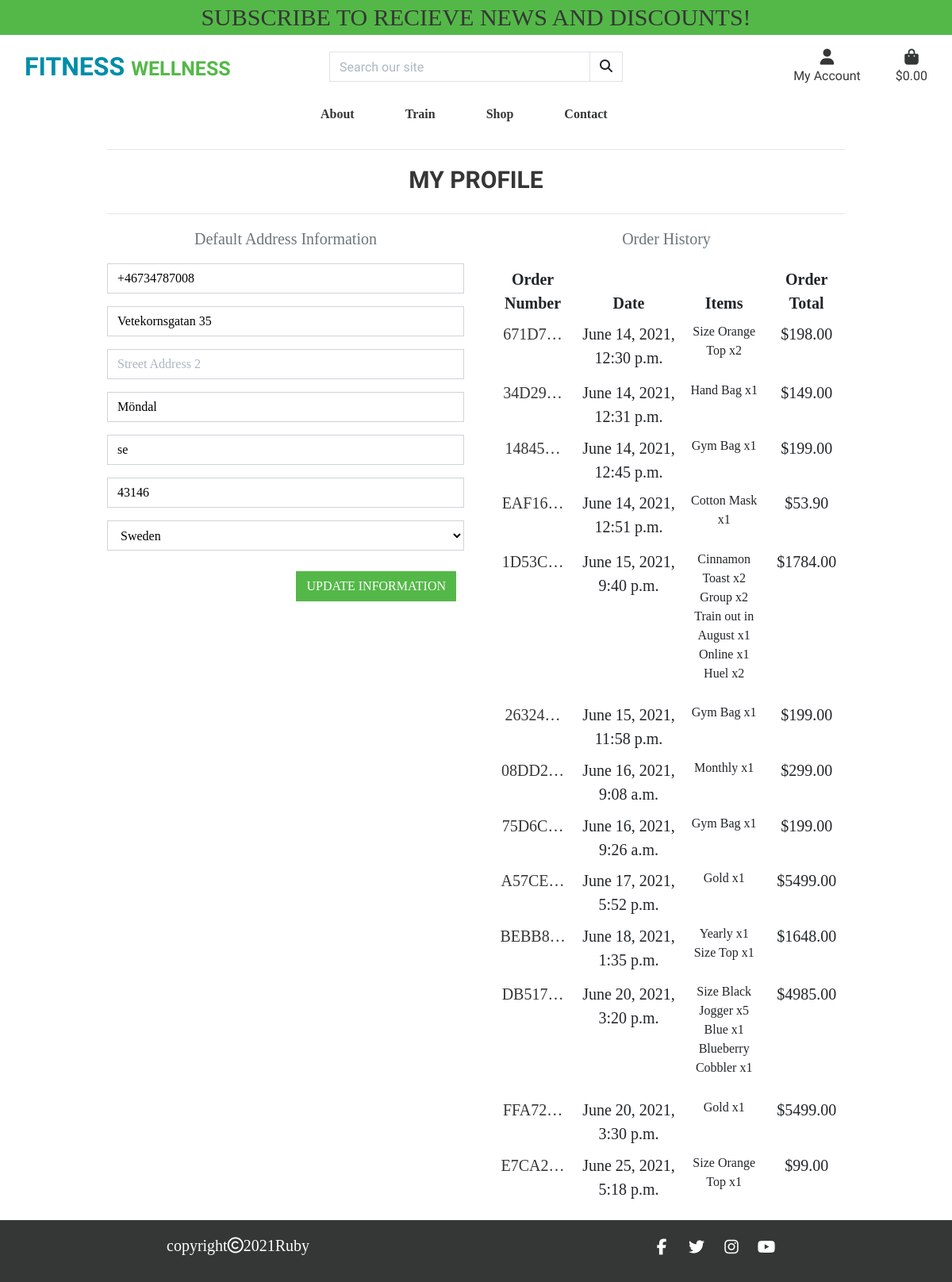
/profile/ (signed in), run on the app's committed database.
### profiles/models.py (models this page shows, shortened)
class UserProfile(models.Model):
    user = models.OneToOneField(User, on_delete=models.CASCADE)
    default_phone_number = models.CharField(
        max_length=20, null=True, blank=True)
    default_street_address1 = models.CharField(
        max_length=80, null=True, blank=True)
    default_street_address2 = models.CharField(
        max_length=80, null=True, blank=True)
    default_town_or_city = models.CharField(
        max_length=40, null=True, blank=True)
    default_county = models.CharField(
        max_length=80, null=True, blank=True)
    default_postcode = models.CharField(
        max_length=20, null=True, blank=True)
    default_country = CountryField(
        blank_label='Country', null=True, blank=True)

### checkout/models.py (models this page shows, shortened)
class Order(models.Model):
    order_number = models.CharField(max_length=32, null=False, editable=False)
    user_profile = models.ForeignKey(UserProfile, on_delete=models.SET_NULL,
                                     null=True, blank=True,
                                     related_name='orders')
    full_name = models.CharField(max_length=50, null=False, blank=False)
    email = models.EmailField(max_length=254, null=False, blank=False)
    phone_number = models.CharField(max_length=20, null=False, blank=False)
    country = CountryField(blank_label='Country *', null=False, blank=False)
    postcode = models.CharField(max_length=20, null=True, blank=True)
    town_or_city = models.CharField(max_length=40, null=False, blank=False)
    street_address1 = models.CharField(max_length=80, null=False, blank=False)
    street_address2 = models.CharField(max_length=80, null=True, blank=True)
    county = models.CharField(max_length=80, null=True, blank=True)
    date = models.DateTimeField(auto_now_add=True)
    delivery_cost = models.DecimalField(
        max_digits=6, decimal_places=2, null=False, default=0)
    order_total = models.DecimalField(
        max_digits=10, decimal_places=2, null=False, default=0)
    grand_total = models.DecimalField(
        max_digits=10, decimal_places=2, null=False, default=0)
    original_bag = models.TextField(null=False, blank=False, default='')
    stripe_pid = models.CharField(
        max_length=254, null=False, blank=False, default='')

class OrderLineItem(models.Model):
    order = models.ForeignKey(
        Order, null=False, blank=False, on_delete=models.CASCADE, related_name='lineitems')
    product = models.ForeignKey(
        Product, null=False, blank=False, on_delete=models.CASCADE)
    product_size = models.CharField(max_length=2, null=True, blank=True)
    quantity = models.IntegerField(null=False, blank=False, default=0)
    lineitem_total = models.DecimalField(
        max_digits=6, decimal_places=2, null=False, blank=False, editable=False)

### products/models.py (models this page shows, shortened)
class Product(models.Model):
    category = models.ForeignKey(
        'Category', null=True, blank=True, on_delete=models.SET_NULL)
    sku = models.CharField(max_length=254, null=True, blank=True)
    name = models.CharField(max_length=254)
    description = models.TextField()
    has_sizes = models.BooleanField(default=False, null=True, blank=True)
    price = models.DecimalField(max_digits=6, decimal_places=2)
    rating = models.DecimalField(
        max_digits=6, decimal_places=2, null=True, blank=True)
    image_url = models.URLField(max_length=1024, null=True, blank=True)
    image = models.ImageField(null=True, blank=True)

### profiles/views.py (the view)
# urls.py: path('profile/', include('profiles.urls')),
@login_required
def profile(request):
    profile = get_object_or_404(UserProfile, user=request.user)
    if request.method == 'POST':
        form = UserProfileForm(request.POST, instance=profile)
        if form.is_valid():
            form.save()
            messages.success(request, 'Profile updated successfully')
        else:
            messages.error(
                request, 'Update failed. Please ensure the form is valid.')
    else:
        form = UserProfileForm(instance=profile)
    orders = profile.orders.all()
    template = 'profiles/profile.html'
    context = {
        'form': form,
        'orders': orders,
        'on_profile_page': True
    }
    return render(request, template, context)

### profiles/forms.py
class UserProfileForm(forms.ModelForm):
    class Meta:
        model = UserProfile
        exclude = ('user',)
    def __init__(self, *args, **kwargs):
        super().__init__(*args, **kwargs)
        placeholders = {
            'default_phone_number': 'Phone Number',
            'default_postcode': 'Postal Code',
            'default_town_or_city': 'Town or City',
            'default_street_address1': 'Street Address 1',
            'default_street_address2': 'Street Address 2',
            'default_county': 'County, State or Locality',
        }
        self.fields['default_phone_number'].widget.attrs['autofocus'] = True
        for field in self.fields:
            if field != 'default_country':
                if self.fields[field].required:
                    placeholder = f'{placeholders[field]} *'
                else:
                    placeholder = placeholders[field]
                self.fields[field].widget.attrs['placeholder'] = placeholder
            self.fields[field].widget.attrs['class'] = 'border-black rounded-0 profile-form-input'
            self.fields[field].label = False

### bag/contexts.py (called while the page is built, shortened)
def bag_contents(request):
    bag_items = []
    total = 0
    product_count = 0
    bag = request.session.get('bag', {})
    if total < settings.FREE_DELIVERY_THRESHOLD:
        delivery = total * Decimal(settings.STANDARD_DELIVERY_PERCENTAGE / 100)
        free_delivery_delta = settings.FREE_DELIVERY_THRESHOLD - total
    else:
        delivery = 0
        free_delivery_delta = 0
    grand_total = delivery + total
    context = {
        'bag_items': bag_items,
        'total': total,
        'product_count': product_count,
        'delivery': delivery,
        'free_delivery_delta': free_delivery_delta,
        'free_delivery_threshold': settings.FREE_DELIVERY_THRESHOLD,
        'grand_total': grand_total,
    }
    return context

### profiles/templates/profiles/profile.html (shortened to what this page needs)
{% extends "base.html" %}
{% load static %}
{% block extra_css %}
<link rel="stylesheet" href="{% static 'profiles/css/profiles.css' %}">
{% endblock %}
{% block content %}
<div class="container gym-container">
    <div class="row">
        <div class="col">
            <hr>
            <h2 class="logo-font mb-4 gym-header">My Profile</h2>
            <hr>
        </div>
    </div>
    <div class="row">
        <div class="col-12 col-lg-6 gym-para">
            <p class="text-muted">Default Address Information</p>
            <form class="mt-3" action="{% url 'profile' %}" method="POST" id="profile-update-form">
                {{ form|crispy }}
                <button class="btn btn-green rounded-0 text-uppercase float-right">Update Information</button>
            </form>
        </div>
        <div class="col-12 col-lg-6 gym-para">
            <p class="text-muted">Order History</p>
            <div class="order-history table-responsive">
                <table class="table table-sm table-borderless">
                    <thead>
                        <tr>
                            <th>Order Number</th>
                            <th>Date</th>
                            <th>Items</th>
                            <th>Order Total</th>
                        </tr>
                    </thead>
                    <tbody>
                        {% for order in orders %}
                        <tr>
                            <td>
                                <a href="{% url 'order_history' order.order_number %}" title="{{ order.order_number }}">
                                    {{ order.order_number|truncatechars:6 }}
                                </a>
                            </td>
                            <td>{{ order.date }}</td>
                            <td>
                                <ul class="list-unstyled">
                                    {% for item in order.lineitems.all %}
                                    <li class="small">
                                        {% if item.product.has_sizes %}
                                        Size {{ item.product.size|upper }}
                                        {% endif %}{{ item.product.name }} x{{ item.quantity }}
                                    </li>
                                    {% endfor %}
                                </ul>
                            </td>
                            <td>${{ order.grand_total }}</td>
                        </tr>
                        {% endfor %}
                    </tbody>
                </table>
            </div>
        </div>
    </div>
</div>
{% endblock %}

### static/css/base.css (style rules this page uses)
html { height: 100%; }
body { min-height: calc(100vh - 56px); color: #343735; font-family: "rationale"; }
.gym-container { color: #343735; align-items: center; text-align: center; min-height: calc(100vh - 56px); }
.gym-header { margin-top: 20px; margin-bottom:20px; font-size: 30px; font-weight: bold; text-transform: uppercase; }
.gym-para { font-size: 20px; font-family: "expo"; }
.btn-green { background-color: #54b848; color: #ffffff; margin:10px; }
.logo-font { text-transform: uppercase; }
a { color: #343735; }
@media (min-width: 1200px) { .container { max-width: 80%; } }

### profiles/static/profiles/css/profiles.css (style rules this page uses)
#profile-update-form .form-control { color: #000; }
#profile-update-form input::placeholder { color: #aab7c4; }
#id_default_country, #id_default_country option:not(:first-child) { color: #000; }

### data on the page
UserProfile: default_phone_number "+46734787008", default_street_address1 "Vetekornsgatan 35", default_town_or_city "Möndal", default_county "se", default_postcode "43146", default_country "Sweden"
Order: order_number "671D7…", date "June 14, 2021, 12:30 p.m.", grand_total "198.00"
OrderLineItem: product.name "Orange Top", quantity "2"
Order: order_number "34D29…", date "June 14, 2021, 12:31 p.m.", grand_total "149.00"
OrderLineItem: product.name "Hand Bag", quantity "1"
Order: order_number "14845…", date "June 14, 2021, 12:45 p.m.", grand_total "199.00"
OrderLineItem: product.name "Gym Bag", quantity "1"
Order: order_number "EAF16…", date "June 14, 2021, 12:51 p.m.", grand_total "53.90"
OrderLineItem: product.name "Cotton Mask", quantity "1"
Order: order_number "1D53C…", date "June 15, 2021, 9:40 p.m.", grand_total "1784.00"
OrderLineItem: product.name "Cinnamon Toast", quantity "2"
OrderLineItem: product.name "Group", quantity "2"
OrderLineItem: product.name "Train out in August", quantity "1"
OrderLineItem: product.name "Online", quantity "1"
OrderLineItem: product.name "Huel", quantity "2"
Order: order_number "26324…", date "June 15, 2021, 11:58 p.m.", grand_total "199.00"
OrderLineItem: product.name "Gym Bag", quantity "1"
Order: order_number "08DD2…", date "June 16, 2021, 9:08 a.m.", grand_total "299.00"
OrderLineItem: product.name "Monthly", quantity "1"
Order: order_number "75D6C…", date "June 16, 2021, 9:26 a.m.", grand_total "199.00"
OrderLineItem: product.name "Gym Bag", quantity "1"
Order: order_number "A57CE…", date "June 17, 2021, 5:52 p.m.", grand_total "5499.00"
OrderLineItem: product.name "Gold", quantity "1"
Order: order_number "BEBB8…", date "June 18, 2021, 1:35 p.m.", grand_total "1648.00"
OrderLineItem: product.name "Yearly", quantity "1"
OrderLineItem: product.name "Top", quantity "1"
Order: order_number "DB517…", date "June 20, 2021, 3:20 p.m.", grand_total "4985.00"
OrderLineItem: product.name "Black Jogger", quantity "5"
OrderLineItem: product.name "Blue", quantity "1"
OrderLineItem: product.name "Blueberry Cobbler", quantity "1"
Order: order_number "FFA72…", date "June 20, 2021, 3:30 p.m.", grand_total "5499.00"
OrderLineItem: product.name "Gold", quantity "1"
Order: order_number "E7CA2…", date "June 25, 2021, 5:18 p.m.", grand_total "99.00"
OrderLineItem: product.name "Orange Top", quantity "1"
